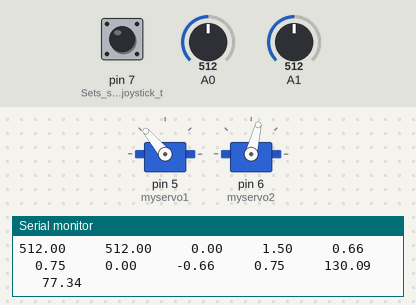
Bench run of a sketch on a simulated Arduino Mega 2560, built with avr-gcc and run on an emulated ATmega2560. On the bench: 2 × servo, the last lines printed to the serial monitor. The inputs (shaded band) are chosen by the test bench; at power-on: A0 = 512, A1 = 512, pin 7 (Sets_switch_on_joystick_t) LOW.

Above: at 1.7 s.
1.8 s: A0 set to 323
3.3 s: A0 set to 299
At 4.01 s:
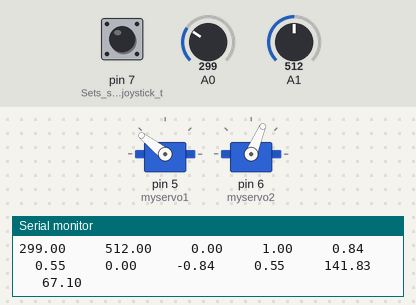
At 5.59 s:
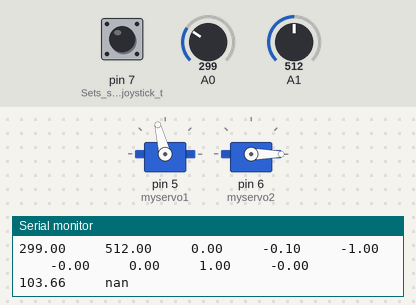
6.3 s: A1 set to 306
At 9.1 s:
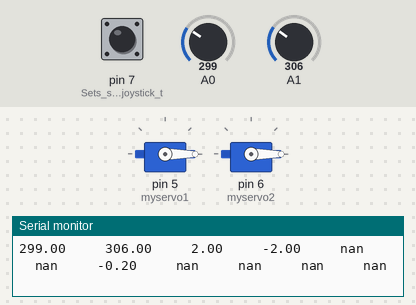
Timing chart, 0 to 10.6 s (numbered marks = the images above; inputs shaded):
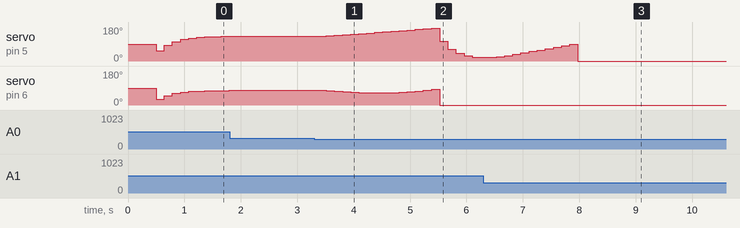

The sketch:

otic_Arm_V4_20240824174828_copy_20250103_copy_20250103144428.ino
```cpp
#define PI 3.1415926535897932384626433832795
#include <Servo.h>

/*
JOYSTICK
VRX pin A1
VRY pin A0
SWITCH pin 7

180 degree SERVOS
SERVO 1 signal pin 5
SERVO 2 signal pin 6
*SERVO 2 is attached to SERVO 1 which attaches to workbench
*/

Servo myservo1; // Initilizing servos
Servo myservo2;

// Intitilizing variables
float a = 0.0; // "a" is x coordinate of desired possition for arm end
float b = 1.5; // "b" is y coordinate of desired possition for arm end
float Ay0 = 0.0;
float Ax1 = 0.0;
float adjx = 0;
float adjy = 0;
int angle1 = 90;
int angle2 = 90;
int SWITCH = 0;
float A11 = 0; // Two solutions for any given (a,b) point and two servos, so divided into solution/servo. So 11 would be angle solution one, servo one and so on
float A12 = 0;
float A21 = 0;
float A22 = 0;
int lastServo1Angle = 90; // Initialize to default angle
int lastServo2Angle = 90;

void setup() {
  // put your setup code here, to run once:
  myservo1.attach(5, 500, 2500); // Initilizing servos
  myservo1.write(90);
  myservo2.attach(6, 500, 2500);
  myservo2.write(90);
  Serial.begin(9600); // Initilize serial monitor
  pinMode(7, INPUT); // Sets switch on joystick to pin 7. Currently not used
  delay(500);
}

void loop() {
  // put your main code here, to run repeatedly:
  Ay0 = analogRead(A0); // Joystick y input
  Ax1 = analogRead(A1); // Joystick x input
  SWITCH = digitalRead(7); // Switch on joystick input. Currently not used

  // Solution 1 and 2 for circle intersections (where limb one and limb two will meet when end point is on point (a,b))
  float X1 = ((b * (-1 * b * ((-1 * (pow(a, 3))/sq(b)) -1 * a) + (sqrt(-1 * (pow(a, 4)) -2 * (sq(a) * sq(b)) + 4 * (sq(a)) - (pow(b, 4)) + 4 * (sq(b)))))) / (2 * ((sq(a)) + (sq(b)))));
  float Y1 = (((-2 * a * X1) + (sq(a)) + (sq(b))) / (2 * b));
  float X2 = ((b * (-1 * b * ((-1 * (pow(a, 3))/sq(b)) -1 * a) - (sqrt(-1 * (pow(a, 4)) -2 * (sq(a) * sq(b)) + 4 * (sq(a)) - (pow(b, 4)) + 4 * (sq(b)))))) / (2 * ((sq(a)) + (sq(b)))));
  float Y2 = (((-2 * a * X2) + (sq(a)) + (sq(b))) / (2 * b));

// Adjx/y is map of controller axis as a percentage. When controller axis is changed past impatience value, system updates point (a,b)
  adjx = (((Ax1 - 511.5) / 1023) * 1); // * 1 can be used to change scaling of servo map
  adjy = ((((Ay0 - 511.5) / 1023)) * 1);
  if (adjx > 0.2 && a > -2) {
    a -= 0.1;
  }
  if (adjx < -0.2 && a < 2) {
    a += 0.1;
  }
  if (adjy < 0.2 && b > -2) {
    b -= 0.1;
  }
  if (adjy > -0.2 && b < 2) {
    b += 0.1;
  }

// Solving for servo angles in rad (AR = Angle in radians following solution and servo naming rule). Simplified dot product used
  float AR11 = acos(-1 * X1);
  float AR21 = acos(-1 * X2);
  float AR12 = acos((-1 * X1) + (b * X1) - (a * Y1) - (b * Y1) + sq(X1) + sq(Y1));
  float AR22 = acos((-1 * X2) + (b * X2) - (a * Y2) - (b * Y2) + sq(X2) + sq(Y2));

// Converting AR (Angle in radians) to AD (Angle in degrees)
  float AD11 = AR11 * (180 / PI);
  float AD21 = AR21 * (180 / PI);
  float AD12 = AR12 * (180 / PI);
  float AD22 = AR22 * (180 / PI);

// Adding acceleration factor to angle request and incrementing angle
  A11 += 0.4 * (AD11 - A11);
  A12 += 0.4 * (AD12 - A12);
  A21 += 0.4 * (AD21 - A21);
  A22 += 0.4 * (AD22 - A22);

// Tests new servo angle
  int newServo1Angle = round(A11);
  int newServo2Angle = round(A12);

 // Updates the servo positions only if the angle has changed significantly
  if (abs(newServo1Angle - lastServo1Angle) > 1) {
    myservo1.write(newServo1Angle);
    lastServo1Angle = newServo1Angle;
  }

  if (abs(newServo2Angle - lastServo2Angle) > 1) {
    myservo2.write(newServo2Angle);
    lastServo2Angle = newServo2Angle;
  }

  Serial.print(Ay0); //stack of serial prints for debugging
  Serial.print("     ");
  Serial.print(Ax1);
  Serial.print("     ");
  Serial.print(a);
  Serial.print("     ");
  Serial.print(b);
  Serial.print("     ");
  Serial.print(X1);
  Serial.print("     ");
  Serial.print(Y1);
  Serial.print("     ");
  Serial.print(adjx);
  Serial.print("     ");
  Serial.print(X2);
  Serial.print("     ");
  Serial.print(Y1);
  Serial.print("     ");
  Serial.print(A11);
  Serial.print("     ");
  Serial.print(A12);
  Serial.println();
  delay(100);
}
```

Measured:
- the behaviour switches between 307 and 306 on A0 (found by bisection; images 0 and 1)
- after the input at 3.3 s, servo on pin 5 (myservo1): rises from 130° to 173° in 1.9 s, then falls to 19° in 0.86 s; servo on pin 6 (myservo2): 78° → 76° after 0.22 s, → 73° 0.14 s later, → 70° 0.14 s later, → 67° 0.14 s later, … (11 changes in this stretch)
